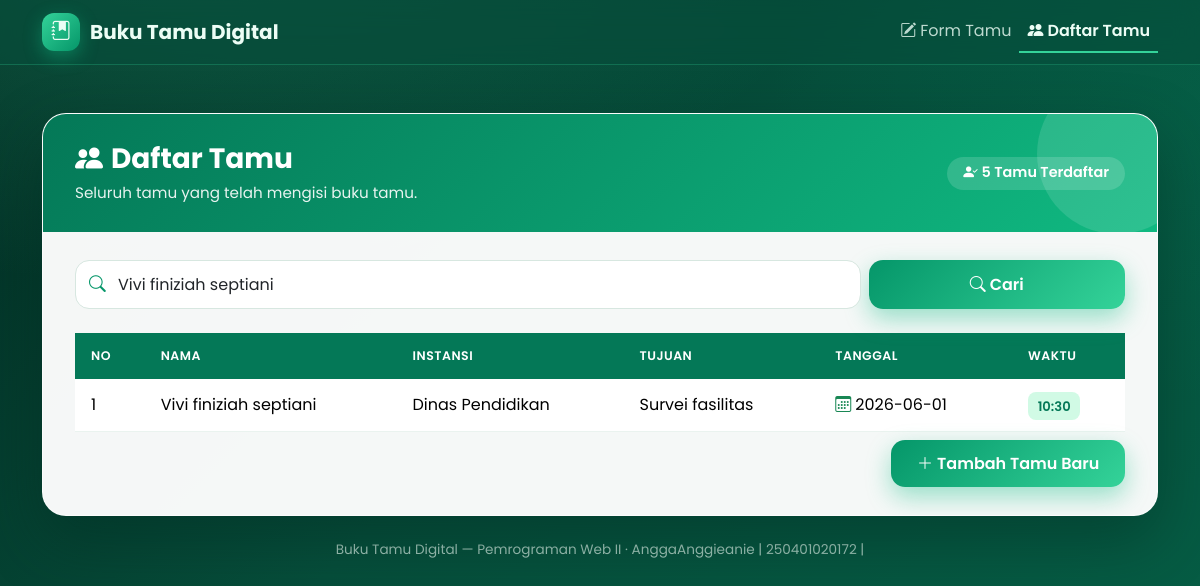
/daftar.php?cari=Vivi finiziah septiani, run on the app's committed database.
### tables this page shows
CREATE TABLE `buku_tamu` (
  `id` int(11) NOT NULL,
  `nama` varchar(100) NOT NULL,
  `instansi` varchar(100) NOT NULL,
  `tujuan` text NOT NULL,
  `tanggal` date NOT NULL,
  `waktu` time NOT NULL
);

### daftar.php (the view, shortened to what this page needs)
<?php
require_once 'koneksi.php';
$cari = isset($_GET['cari']) ? trim($_GET['cari']) : '';
if ($cari !== '') {
    $stmt = $koneksi->prepare(
        "SELECT * FROM buku_tamu WHERE nama LIKE ? OR instansi LIKE ? ORDER BY id DESC"
    );
    $key = "%" . $cari . "%";
    $stmt->bind_param("ss", $key, $key);
    $stmt->execute();
    $result = $stmt->get_result();
} else {
    $result = $koneksi->query("SELECT * FROM buku_tamu ORDER BY id DESC");
}
$total = $koneksi->query("SELECT COUNT(*) AS jml FROM buku_tamu")->fetch_assoc()['jml'];
?>
<!DOCTYPE html>
<html lang="id">
<head>
    <link href="https://cdn.jsdelivr.net/npm/bootstrap@5.3.3/dist/css/bootstrap.min.css" rel="stylesheet">
    <link href="https://cdn.jsdelivr.net/npm/bootstrap-icons@1.11.3/font/bootstrap-icons.min.css" rel="stylesheet">
    <link href="style.css" rel="stylesheet">
</head>
<body>
<nav class="navbar navbar-expand-lg navbar-emerald sticky-top">
    <div class="container">
        <a class="navbar-brand d-flex align-items-center fw-bold" href="index.php">
            <span class="brand-badge"><i class="bi bi-journal-bookmark-fill"></i></span>
            Buku Tamu Digital
        </a>
        <div class="navbar-nav ms-auto">
            <a class="nav-link" href="index.php"><i class="bi bi-pencil-square me-1"></i>Form Tamu</a>
            <a class="nav-link active" href="daftar.php"><i class="bi bi-people-fill me-1"></i>Daftar Tamu</a>
        </div>
    </div>
</nav>
<div class="container py-5">
    <div class="glass-card">
        <div class="card-banner d-flex justify-content-between align-items-center flex-wrap gap-2">
            <div>
                <h2 class="h3"><i class="bi bi-people-fill me-2"></i>Daftar Tamu</h2>
                <p>Seluruh tamu yang telah mengisi buku tamu.</p>
            </div>
            <span class="stat-pill"><i class="bi bi-person-check-fill me-1"></i><?= $total ?> Tamu Terdaftar</span>
        </div>
        <div class="card-pad">
            <form class="row g-2 mb-4" method="GET" action="daftar.php">
                <div class="col-sm-8 col-md-9">
                    <div class="input-icon search-modern">
                        <input type="text" class="form-control" name="cari" placeholder="Cari nama atau instansi..." value="<?= htmlspecialchars($cari) ?>">
                    </div>
                </div>
                <div class="col-sm-4 col-md-3 d-grid">
                    <button type="submit" class="btn btn-emerald"><i class="bi bi-search me-1"></i>Cari</button>
                </div>
            </form>
            <div class="table-responsive">
                <table class="table table-modern align-middle">
                    <thead>
                        <tr>
                            <th>No</th>
                            <th>Nama</th>
                            <th>Instansi</th>
                            <th>Tujuan</th>
                            <th>Tanggal</th>
                            <th>Waktu</th>
                        </tr>
                    </thead>
                    <tbody>
                        <?php if ($result && $result->num_rows > 0): ?>
                            <?php $no = 1; while ($row = $result->fetch_assoc()): ?>
                                <tr>
                                    <td><?= $no++ ?></td>
                                    <td><?= htmlspecialchars($row['nama']) ?></td>
                                    <td><?= htmlspecialchars($row['instansi']) ?></td>
                                    <td><?= htmlspecialchars($row['tujuan']) ?></td>
                                    <td><i class="bi bi-calendar3 text-success me-1"></i><?= htmlspecialchars($row['tanggal']) ?></td>
                                    <td><span class="badge-time"><?= htmlspecialchars(substr($row['waktu'], 0, 5)) ?></span></td>
                                </tr>
                            <?php endwhile; ?>
                        <?php endif; ?>
                    </tbody>
                </table>
            </div>
            <div class="text-end mt-2">
                <a href="index.php" class="btn btn-emerald"><i class="bi bi-plus-lg me-1"></i>Tambah Tamu Baru</a>
            </div>
        </div>
    </div>
    <p class="text-center footer-note mt-4">Buku Tamu Digital &mdash; Pemrograman Web II &middot; AnggaAnggieanie | 250401020172 |</p>
</div>
</body>
</html>

### style.css (style rules this page uses)
:root { --emerald-900: #064e3b; --emerald-700: #047857; --emerald-600: #059669; --emerald-500: #10b981; --emerald-400: #34d399; --emerald-100: #d1fae5; --emerald-50: #ecfdf5; --ink: #0f2e25; }
* { box-sizing: border-box; }
body { font-family: 'Poppins', system-ui, -apple-system, "Segoe UI", sans-serif; background: radial-gradient(1200px 600px at 10% -10%, rgba(52,211,153,.25), transparent 60%), radial-gradient(1000px 600px at 110% 10%, rgba(4,120,87,.30), transparent 55%), linear-gradient(135deg, #022c22 0%, #064e3b 45%, #065f46 100%); min-height: 100vh; color: var(--ink); margin: 0; }
.navbar-emerald { background: rgba(6, 78, 59, .55); backdrop-filter: blur(12px); -webkit-backdrop-filter: blur(12px); border-bottom: 1px solid rgba(52, 211, 153, .25); }
.navbar-emerald .navbar-brand, .navbar-emerald .nav-link { color: #ecfdf5 !important; }
.navbar-emerald .nav-link { opacity: .8; transition: opacity .2s, transform .2s; }
.navbar-emerald .nav-link.active { opacity: 1; font-weight: 600; border-bottom: 2px solid var(--emerald-400); }
.brand-badge { width: 38px; height: 38px; border-radius: 12px; display: inline-flex; align-items: center; justify-content: center; background: linear-gradient(135deg, var(--emerald-400), var(--emerald-600)); box-shadow: 0 6px 18px rgba(16, 185, 129, .45); font-size: 1.2rem; margin-right: 10px; }
.glass-card { background: rgba(255, 255, 255, .96); border: 1px solid rgba(255, 255, 255, .6); border-radius: 24px; box-shadow: 0 24px 60px rgba(2, 44, 34, .45); overflow: hidden; animation: rise .5s ease both; }
.card-banner { background: linear-gradient(135deg, var(--emerald-700), var(--emerald-500)); color: #fff; padding: 28px 32px; position: relative; overflow: hidden; }
.card-banner::after { content: ""; position: absolute; right: -40px; top: -40px; width: 160px; height: 160px; border-radius: 50%; background: rgba(255,255,255,.12); }
.card-banner h1, .card-banner h2 { font-weight: 700; margin: 0; }
.card-banner p { margin: 6px 0 0; opacity: .9; font-size: .95rem; }
.card-pad { padding: 28px 32px; }
.form-control { border-radius: 14px; border: 1.5px solid #d7e7e0; padding: .7rem 1rem; transition: border-color .2s, box-shadow .2s; }
.input-icon { position: relative; }
.input-icon .form-control { padding-left: 42px; }
.btn-emerald { background: linear-gradient(135deg, var(--emerald-600), var(--emerald-400)); border: none; color: #fff; font-weight: 600; border-radius: 14px; padding: .7rem 1.6rem; box-shadow: 0 10px 24px rgba(16, 185, 129, .4); transition: transform .15s, box-shadow .15s; }
.table-modern { margin: 0; border-collapse: separate; border-spacing: 0; }
.table-modern thead th { background: var(--emerald-700); color: #fff; font-weight: 600; border: none; padding: 14px 16px; text-transform: uppercase; font-size: .78rem; letter-spacing: .04em; }
.table-modern tbody td { padding: 14px 16px; vertical-align: middle; border-color: #eaf3ef; }
.table-modern tbody tr { transition: background .15s; }
.badge-time { background: var(--emerald-100); color: var(--emerald-700); border-radius: 8px; padding: .3rem .6rem; font-weight: 600; font-size: .82rem; }
.stat-pill { background: rgba(255,255,255,.15); color: #fff; border-radius: 999px; padding: .35rem 1rem; font-weight: 600; font-size: .9rem; }
.search-modern .form-control { padding-left: 42px; }
.footer-note { color: rgba(236, 253, 245, .7); font-size: .85rem; }

### data on the page
buku_tamu: nama "Vivi finiziah septiani", instansi "Dinas Pendidikan", tujuan "Survei fasilitas", tanggal "2026-06-01", waktu "10:30"

### other printed values
$total "5"
